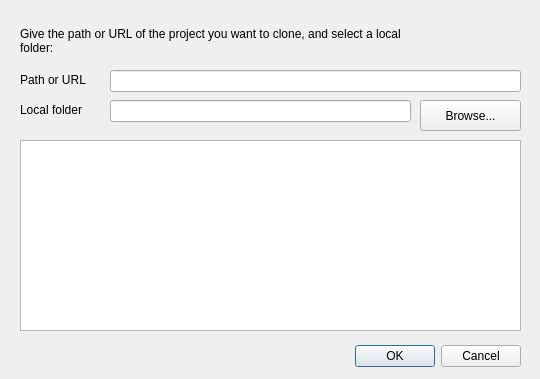
<?xml version="1.0" encoding="UTF-8"?>
<ui version="4.0">
 <class>CloneDialog</class>
 <widget class="QDialog" name="CloneDialog">
  <property name="windowModality">
   <enum>Qt::WindowModal</enum>
  </property>
  <property name="geometry">
   <rect>
    <x>0</x>
    <y>0</y>
    <width>540</width>
    <height>379</height>
   </rect>
  </property>
  <property name="windowTitle">
   <string>Clone</string>
  </property>
  <widget class="QDialogButtonBox" name="buttonBox">
   <property name="geometry">
    <rect>
     <x>180</x>
     <y>340</y>
     <width>341</width>
     <height>32</height>
    </rect>
   </property>
   <property name="orientation">
    <enum>Qt::Horizontal</enum>
   </property>
   <property name="standardButtons">
    <set>QDialogButtonBox::Cancel|QDialogButtonBox::Ok</set>
   </property>
  </widget>
  <widget class="QLabel" name="chooseRemoteLabel">
   <property name="geometry">
    <rect>
     <x>20</x>
     <y>20</y>
     <width>401</width>
     <height>41</height>
    </rect>
   </property>
   <property name="text">
    <string>Give the path or URL of the project you want to clone, and select a local folder:</string>
   </property>
   <property name="wordWrap">
    <bool>true</bool>
   </property>
  </widget>
  <widget class="QLabel" name="urlLabel">
   <property name="geometry">
    <rect>
     <x>20</x>
     <y>70</y>
     <width>81</width>
     <height>20</height>
    </rect>
   </property>
   <property name="text">
    <string>Path or URL</string>
   </property>
  </widget>
  <widget class="QLineEdit" name="urlEdit">
   <property name="geometry">
    <rect>
     <x>110</x>
     <y>70</y>
     <width>411</width>
     <height>22</height>
    </rect>
   </property>
  </widget>
  <widget class="QLabel" name="localFolderLabel">
   <property name="geometry">
    <rect>
     <x>20</x>
     <y>100</y>
     <width>81</width>
     <height>20</height>
    </rect>
   </property>
   <property name="text">
    <string>Local folder</string>
   </property>
  </widget>
  <widget class="QLineEdit" name="folderEdit">
   <property name="geometry">
    <rect>
     <x>110</x>
     <y>100</y>
     <width>301</width>
     <height>22</height>
    </rect>
   </property>
  </widget>
  <widget class="QPushButton" name="browseButton">
   <property name="geometry">
    <rect>
     <x>420</x>
     <y>100</y>
     <width>101</width>
     <height>31</height>
    </rect>
   </property>
   <property name="text">
    <string>Browse...</string>
   </property>
  </widget>
  <widget class="Tao::AnsiTextEdit" name="cloneOutput">
   <property name="enabled">
    <bool>true</bool>
   </property>
   <property name="geometry">
    <rect>
     <x>20</x>
     <y>140</y>
     <width>501</width>
     <height>191</height>
    </rect>
   </property>
   <property name="undoRedoEnabled">
    <bool>false</bool>
   </property>
   <property name="lineWrapMode">
    <enum>QTextEdit::NoWrap</enum>
   </property>
   <property name="readOnly">
    <bool>true</bool>
   </property>
   <property name="overwriteMode">
    <bool>true</bool>
   </property>
   <property name="acceptRichText">
    <bool>false</bool>
   </property>
  </widget>
 </widget>
 <customwidgets>
  <customwidget>
   <class>Tao::AnsiTextEdit</class>
   <extends>QTextEdit</extends>
   <header>ansi_textedit.h</header>
  </customwidget>
 </customwidgets>
 <resources/>
 <connections>
  <connection>
   <sender>buttonBox</sender>
   <signal>accepted()</signal>
   <receiver>CloneDialog</receiver>
   <slot>accept()</slot>
   <hints>
    <hint type="sourcelabel">
     <x>248</x>
     <y>254</y>
    </hint>
    <hint type="destinationlabel">
     <x>157</x>
     <y>274</y>
    </hint>
   </hints>
  </connection>
  <connection>
   <sender>buttonBox</sender>
   <signal>rejected()</signal>
   <receiver>CloneDialog</receiver>
   <slot>reject()</slot>
   <hints>
    <hint type="sourcelabel">
     <x>316</x>
     <y>260</y>
    </hint>
    <hint type="destinationlabel">
     <x>286</x>
     <y>274</y>
    </hint>
   </hints>
  </connection>
 </connections>
</ui>
